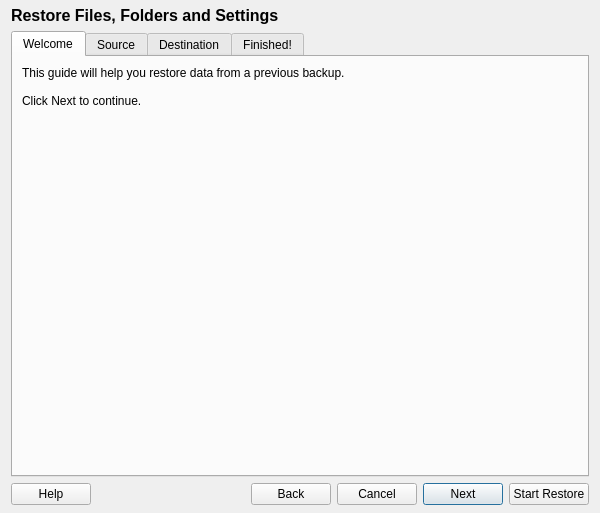
<?xml version="1.0" encoding="UTF-8"?>
<ui version="4.0">
 <class>restoreDialog</class>
 <widget class="QDialog" name="restoreDialog">
  <property name="geometry">
   <rect>
    <x>0</x>
    <y>0</y>
    <width>600</width>
    <height>513</height>
   </rect>
  </property>
  <property name="minimumSize">
   <size>
    <width>600</width>
    <height>0</height>
   </size>
  </property>
  <property name="windowTitle">
   <string>Restore Files</string>
  </property>
  <property name="windowIcon">
   <iconset resource="../fwbackups.qrc">
    <normaloff>:/program-icons/program-icons/undo.png</normaloff>:/program-icons/program-icons/undo.png</iconset>
  </property>
  <layout class="QVBoxLayout" name="verticalLayout">
   <property name="topMargin">
    <number>6</number>
   </property>
   <property name="bottomMargin">
    <number>8</number>
   </property>
   <item>
    <widget class="QLabel" name="headerLabel">
     <property name="sizePolicy">
      <sizepolicy hsizetype="Preferred" vsizetype="Fixed">
       <horstretch>0</horstretch>
       <verstretch>0</verstretch>
      </sizepolicy>
     </property>
     <property name="font">
      <font>
       <pointsize>12</pointsize>
       <weight>75</weight>
       <bold>true</bold>
       <underline>false</underline>
      </font>
     </property>
     <property name="text">
      <string>Restore Files, Folders and Settings</string>
     </property>
    </widget>
   </item>
   <item>
    <widget class="TabNTabBarWidget" name="configurationTabs">
     <property name="currentIndex">
      <number>0</number>
     </property>
     <widget class="QWidget" name="welcomeTab">
      <attribute name="title">
       <string>Welcome</string>
      </attribute>
      <layout class="QVBoxLayout" name="verticalLayout_4">
       <item>
        <widget class="QLabel" name="label_2">
         <property name="text">
          <string>This guide will help you restore data from a previous backup.

Click Next to continue.</string>
         </property>
         <property name="wordWrap">
          <bool>true</bool>
         </property>
        </widget>
       </item>
       <item>
        <spacer name="verticalSpacer_3">
         <property name="orientation">
          <enum>Qt::Vertical</enum>
         </property>
         <property name="sizeHint" stdset="0">
          <size>
           <width>20</width>
           <height>40</height>
          </size>
         </property>
        </spacer>
       </item>
      </layout>
     </widget>
     <widget class="QWidget" name="sourceTab">
      <attribute name="title">
       <string>Source</string>
      </attribute>
      <layout class="QVBoxLayout" name="verticalLayout_2">
       <item>
        <widget class="QLabel" name="label_4">
         <property name="text">
          <string>Select a backup which fwbackups should restore your data from.</string>
         </property>
         <property name="wordWrap">
          <bool>true</bool>
         </property>
        </widget>
       </item>
       <item>
        <layout class="QGridLayout" name="gridLayout_2">
         <property name="leftMargin">
          <number>12</number>
         </property>
         <item row="0" column="0">
          <widget class="QLabel" name="label_3">
           <property name="sizePolicy">
            <sizepolicy hsizetype="Maximum" vsizetype="Preferred">
             <horstretch>0</horstretch>
             <verstretch>0</verstretch>
            </sizepolicy>
           </property>
           <property name="text">
            <string>Restore from:</string>
           </property>
          </widget>
         </item>
         <item row="0" column="1" colspan="3">
          <widget class="QComboBox" name="restoreFromCombo">
           <property name="sizePolicy">
            <sizepolicy hsizetype="Expanding" vsizetype="Fixed">
             <horstretch>0</horstretch>
             <verstretch>0</verstretch>
            </sizepolicy>
           </property>
           <item>
            <property name="text">
             <string>Local disk or removable media</string>
            </property>
           </item>
           <item>
            <property name="text">
             <string>Another computer (local network/Internet)</string>
            </property>
           </item>
           <item>
            <property name="text">
             <string>Diffingo backup service</string>
            </property>
           </item>
          </widget>
         </item>
         <item row="2" column="3">
          <widget class="QPushButton" name="folderBrowseButton">
           <property name="sizePolicy">
            <sizepolicy hsizetype="Maximum" vsizetype="Fixed">
             <horstretch>0</horstretch>
             <verstretch>0</verstretch>
            </sizepolicy>
           </property>
           <property name="text">
            <string>Browse...</string>
           </property>
          </widget>
         </item>
         <item row="1" column="0" colspan="4">
          <widget class="QGroupBox" name="remoteGroupBox">
           <property name="title">
            <string>Connection Settings</string>
           </property>
           <property name="flat">
            <bool>false</bool>
           </property>
           <property name="checkable">
            <bool>false</bool>
           </property>
           <layout class="QGridLayout" name="gridLayout_4">
            <item row="0" column="0">
             <widget class="QLabel" name="protocolLabel">
              <property name="text">
               <string>Protocol:</string>
              </property>
              <property name="alignment">
               <set>Qt::AlignRight|Qt::AlignTrailing|Qt::AlignVCenter</set>
              </property>
             </widget>
            </item>
            <item row="0" column="1">
             <widget class="QComboBox" name="protocolCombo">
              <property name="sizePolicy">
               <sizepolicy hsizetype="Expanding" vsizetype="Fixed">
                <horstretch>0</horstretch>
                <verstretch>0</verstretch>
               </sizepolicy>
              </property>
              <item>
               <property name="text">
                <string>fwbackups</string>
               </property>
              </item>
              <item>
               <property name="text">
                <string>SFTP/SSH</string>
               </property>
              </item>
              <item>
               <property name="text">
                <string>FTP</string>
               </property>
              </item>
              <item>
               <property name="text">
                <string>SMB (Windows FIle Sharing)</string>
               </property>
              </item>
             </widget>
            </item>
            <item row="1" column="0">
             <widget class="QLabel" name="hostnameLabel">
              <property name="text">
               <string>Hostname:</string>
              </property>
              <property name="alignment">
               <set>Qt::AlignRight|Qt::AlignTrailing|Qt::AlignVCenter</set>
              </property>
             </widget>
            </item>
            <item row="1" column="1">
             <widget class="QLineEdit" name="hostnameLineEdit"/>
            </item>
            <item row="2" column="0">
             <widget class="QLabel" name="usernameLabel">
              <property name="text">
               <string>Username:</string>
              </property>
              <property name="alignment">
               <set>Qt::AlignRight|Qt::AlignTrailing|Qt::AlignVCenter</set>
              </property>
             </widget>
            </item>
            <item row="3" column="0">
             <widget class="QLabel" name="passwordLabel">
              <property name="text">
               <string>Password:</string>
              </property>
              <property name="alignment">
               <set>Qt::AlignRight|Qt::AlignTrailing|Qt::AlignVCenter</set>
              </property>
             </widget>
            </item>
            <item row="2" column="1">
             <widget class="QLineEdit" name="usernameLineEdit"/>
            </item>
            <item row="3" column="1">
             <widget class="QLineEdit" name="passwordLineEdit">
              <property name="echoMode">
               <enum>QLineEdit::Password</enum>
              </property>
             </widget>
            </item>
            <item row="4" column="1">
             <widget class="QCheckBox" name="useKeyAuthenticationCheck">
              <property name="text">
               <string>Use key authentication</string>
              </property>
             </widget>
            </item>
            <item row="1" column="2">
             <layout class="QHBoxLayout" name="horizontalLayout_8">
              <item>
               <widget class="QLabel" name="portLabel">
                <property name="text">
                 <string>Port:</string>
                </property>
                <property name="alignment">
                 <set>Qt::AlignRight|Qt::AlignTrailing|Qt::AlignVCenter</set>
                </property>
               </widget>
              </item>
              <item>
               <widget class="QSpinBox" name="portSpin">
                <property name="buttonSymbols">
                 <enum>QAbstractSpinBox::UpDownArrows</enum>
                </property>
                <property name="maximum">
                 <number>65535</number>
                </property>
                <property name="value">
                 <number>22</number>
                </property>
               </widget>
              </item>
             </layout>
            </item>
            <item row="3" column="2">
             <widget class="QCheckBox" name="showPasswordCheck">
              <property name="text">
               <string>Show password</string>
              </property>
             </widget>
            </item>
            <item row="4" column="2">
             <widget class="QPushButton" name="changeKeyButton">
              <property name="enabled">
               <bool>false</bool>
              </property>
              <property name="text">
               <string>Change Key...</string>
              </property>
             </widget>
            </item>
            <item row="5" column="1">
             <widget class="QProgressBar" name="testSettingsProgressBar">
              <property name="value">
               <number>0</number>
              </property>
             </widget>
            </item>
            <item row="5" column="2">
             <widget class="QPushButton" name="testSettingsButton">
              <property name="text">
               <string>Test Settings</string>
              </property>
              <property name="icon">
               <iconset resource="../fwbackups.qrc">
                <normaloff>:/program-icons/program-icons/network-server.png</normaloff>:/program-icons/program-icons/network-server.png</iconset>
              </property>
             </widget>
            </item>
           </layout>
          </widget>
         </item>
         <item row="2" column="0">
          <widget class="QLabel" name="folderLabel">
           <property name="text">
            <string>Backup folder:</string>
           </property>
          </widget>
         </item>
         <item row="2" column="1" colspan="2">
          <widget class="QLineEdit" name="folderLineEdit">
           <property name="sizePolicy">
            <sizepolicy hsizetype="Expanding" vsizetype="Fixed">
             <horstretch>0</horstretch>
             <verstretch>0</verstretch>
            </sizepolicy>
           </property>
          </widget>
         </item>
         <item row="3" column="0">
          <widget class="QLabel" name="label_5">
           <property name="text">
            <string>Backup date:</string>
           </property>
          </widget>
         </item>
         <item row="3" column="1" colspan="3">
          <widget class="QComboBox" name="backupDateCombo"/>
         </item>
        </layout>
       </item>
       <item>
        <spacer name="verticalSpacer_2">
         <property name="orientation">
          <enum>Qt::Vertical</enum>
         </property>
         <property name="sizeHint" stdset="0">
          <size>
           <width>20</width>
           <height>5</height>
          </size>
         </property>
        </spacer>
       </item>
      </layout>
     </widget>
     <widget class="QWidget" name="destinationTab">
      <attribute name="title">
       <string>Destination</string>
      </attribute>
      <layout class="QVBoxLayout" name="verticalLayout_3">
       <item>
        <widget class="QLabel" name="label_7">
         <property name="text">
          <string>Files should be restored to:</string>
         </property>
         <property name="alignment">
          <set>Qt::AlignLeading|Qt::AlignLeft|Qt::AlignTop</set>
         </property>
        </widget>
       </item>
       <item>
        <layout class="QGridLayout" name="gridLayout">
         <property name="leftMargin">
          <number>12</number>
         </property>
         <item row="0" column="0" colspan="3">
          <widget class="QRadioButton" name="toOriginalLocationRadio">
           <property name="text">
            <string>Their original locations</string>
           </property>
           <property name="checked">
            <bool>true</bool>
           </property>
          </widget>
         </item>
         <item row="1" column="0">
          <widget class="QRadioButton" name="toFolderRadio">
           <property name="text">
            <string>Folder:</string>
           </property>
          </widget>
         </item>
         <item row="1" column="1">
          <widget class="QLineEdit" name="folderLocationLineEdit"/>
         </item>
         <item row="1" column="2">
          <widget class="QPushButton" name="pushButton">
           <property name="text">
            <string>Browse...</string>
           </property>
          </widget>
         </item>
        </layout>
       </item>
       <item>
        <spacer name="verticalSpacer">
         <property name="orientation">
          <enum>Qt::Vertical</enum>
         </property>
         <property name="sizeHint" stdset="0">
          <size>
           <width>20</width>
           <height>40</height>
          </size>
         </property>
        </spacer>
       </item>
      </layout>
     </widget>
     <widget class="QWidget" name="finishedTab">
      <attribute name="title">
       <string>Finished!</string>
      </attribute>
      <layout class="QVBoxLayout" name="verticalLayout_5">
       <item>
        <widget class="QLabel" name="label_14">
         <property name="text">
          <string>fwbackups has collected all the information it needs to start restoring files.

Click Start Restore to close this window and start the operation.</string>
         </property>
        </widget>
       </item>
       <item>
        <spacer name="verticalSpacer_8">
         <property name="orientation">
          <enum>Qt::Vertical</enum>
         </property>
         <property name="sizeHint" stdset="0">
          <size>
           <width>20</width>
           <height>310</height>
          </size>
         </property>
        </spacer>
       </item>
      </layout>
     </widget>
    </widget>
   </item>
   <item>
    <layout class="QHBoxLayout" name="horizontalLayout">
     <item>
      <widget class="QPushButton" name="helpButton">
       <property name="text">
        <string>Help</string>
       </property>
      </widget>
     </item>
     <item>
      <spacer name="horizontalSpacer">
       <property name="orientation">
        <enum>Qt::Horizontal</enum>
       </property>
       <property name="sizeHint" stdset="0">
        <size>
         <width>5</width>
         <height>20</height>
        </size>
       </property>
      </spacer>
     </item>
     <item>
      <widget class="QPushButton" name="backButton">
       <property name="text">
        <string>Back</string>
       </property>
       <property name="icon">
        <iconset resource="../fwbackups.qrc">
         <normaloff>:/program-icons/program-icons/back.png</normaloff>:/program-icons/program-icons/back.png</iconset>
       </property>
      </widget>
     </item>
     <item>
      <widget class="QPushButton" name="cancelButton">
       <property name="text">
        <string>Cancel</string>
       </property>
      </widget>
     </item>
     <item>
      <widget class="QPushButton" name="nextButton">
       <property name="text">
        <string>Next</string>
       </property>
       <property name="icon">
        <iconset resource="../fwbackups.qrc">
         <normaloff>:/program-icons/program-icons/next.png</normaloff>:/program-icons/program-icons/next.png</iconset>
       </property>
       <property name="default">
        <bool>true</bool>
       </property>
      </widget>
     </item>
     <item>
      <widget class="QPushButton" name="startRestoreButton">
       <property name="text">
        <string>Start Restore</string>
       </property>
      </widget>
     </item>
    </layout>
   </item>
  </layout>
 </widget>
 <customwidgets>
  <customwidget>
   <class>TabNTabBarWidget</class>
   <extends>QTabWidget</extends>
   <header>interface/qt4/custom_widgets.h</header>
   <container>1</container>
  </customwidget>
 </customwidgets>
 <resources>
  <include location="../fwbackups.qrc"/>
 </resources>
 <connections/>
</ui>
